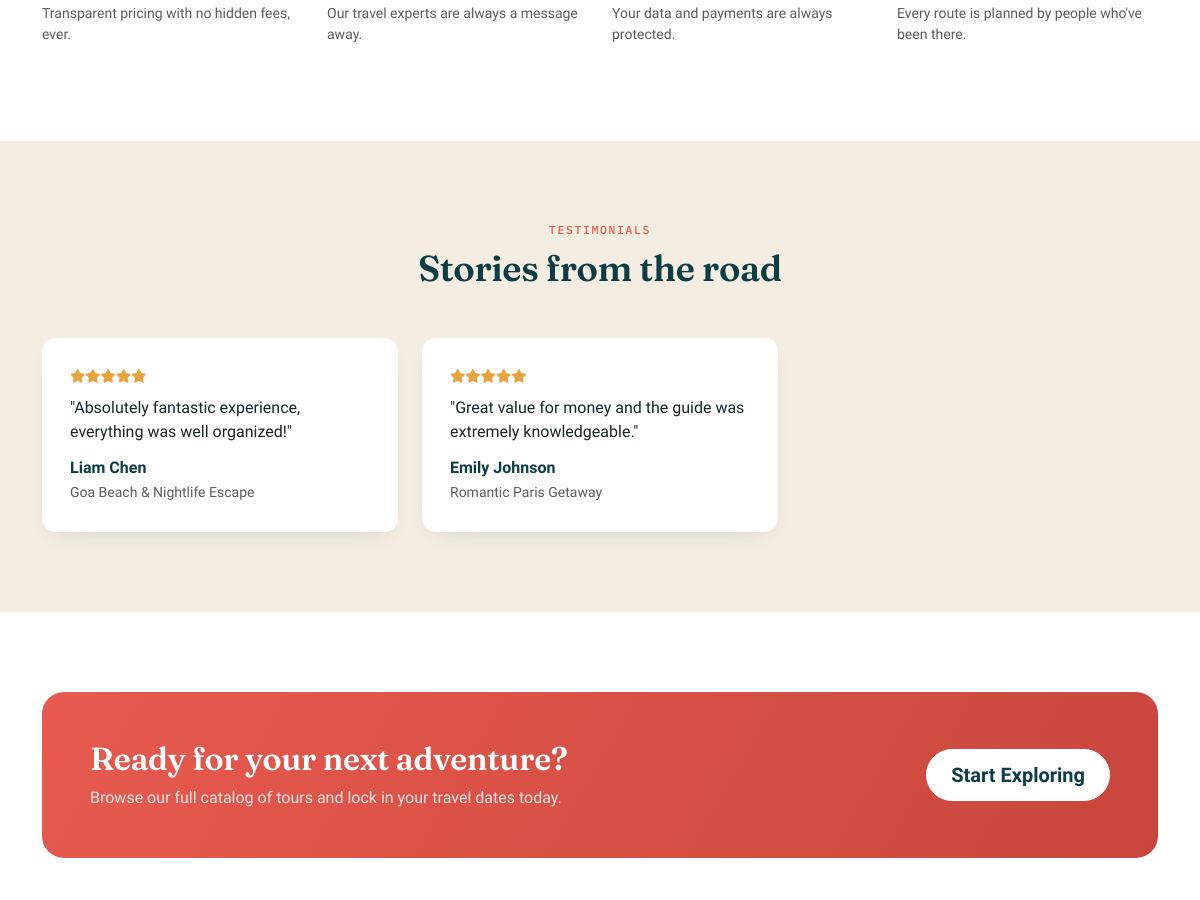
/ (middle part), run on an earlier commit of the app's database.
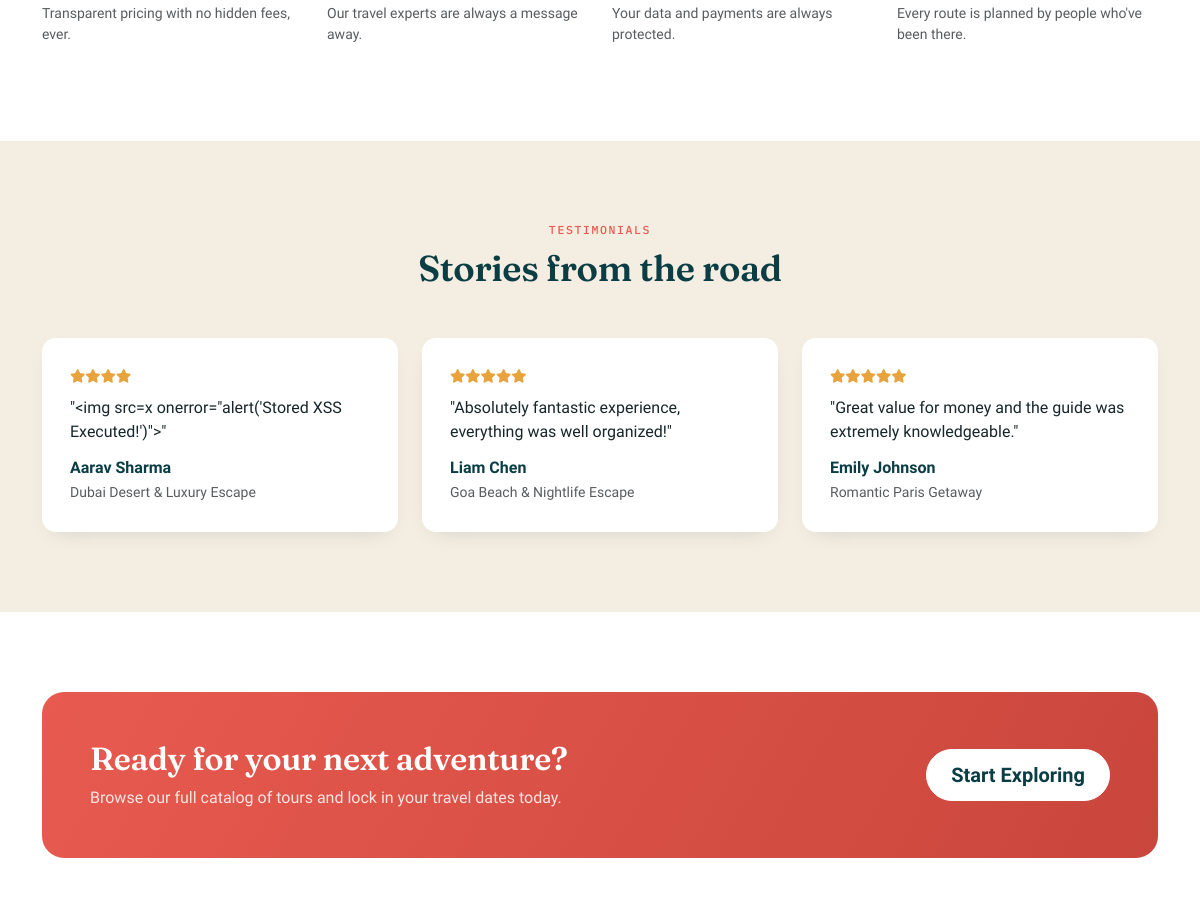
And on a later commit of the database.
### models/feedback.py (models this page shows, shortened)
class Feedback(db.Model):
    __tablename__ = "feedback"
    id = db.Column(db.Integer, primary_key=True)
    user_id = db.Column(db.Integer, db.ForeignKey("users.id"), nullable=False)
    tour_id = db.Column(db.Integer, db.ForeignKey("tours.id"), nullable=False)
    booking_id = db.Column(db.Integer, db.ForeignKey("bookings.id"), nullable=True)
    rating = db.Column(db.Integer, nullable=False, default=5)  # 1-5
    comment = db.Column(db.Text, nullable=False, default="")
    created_at = db.Column(db.DateTime, default=datetime.utcnow)

### models/user.py (models this page shows, shortened)
class User(db.Model):
    __tablename__ = "users"
    id = db.Column(db.Integer, primary_key=True)
    name = db.Column(db.String(120), nullable=False)
    email = db.Column(db.String(150), unique=True, nullable=False, index=True)
    phone = db.Column(db.String(20), nullable=True)
    password_hash = db.Column(db.String(255), nullable=False)
    role = db.Column(db.String(20), nullable=False, default="user")  # 'user' or 'admin'
    reward_points = db.Column(db.Integer, default=100, nullable=False)
    referral_code = db.Column(db.String(30), unique=True, nullable=True)
    is_active = db.Column(db.Boolean, default=True, nullable=False)
    created_at = db.Column(db.DateTime, default=datetime.utcnow)
    bookings = db.relationship("Booking", backref="user", lazy=True, cascade="all, delete-orphan")
    feedbacks = db.relationship("Feedback", backref="user", lazy=True, cascade="all, delete-orphan")
    favorites = db.relationship("Favorite", backref="user", lazy=True, cascade="all, delete-orphan")

### models/tour.py (models this page shows, shortened)
class Tour(db.Model):
    __tablename__ = "tours"
    id = db.Column(db.Integer, primary_key=True)
    name = db.Column(db.String(150), nullable=False)
    destination = db.Column(db.String(100), nullable=False, index=True)
    category = db.Column(db.String(50), nullable=False, default="General")
    description = db.Column(db.Text, nullable=False, default="")
    itinerary = db.Column(db.Text, nullable=True)
    duration = db.Column(db.String(50), nullable=False, default="")  # e.g. "5 Days / 4 Nights"
    price = db.Column(db.Float, nullable=False, default=0.0)
    child_price = db.Column(db.Float, nullable=False, default=0.0)
    available_seats = db.Column(db.Integer, nullable=False, default=0)
    start_date = db.Column(db.Date, nullable=True)
    end_date = db.Column(db.Date, nullable=True)
    image_url = db.Column(db.String(400), nullable=True)
    included = db.Column(db.Text, nullable=True)
    excluded = db.Column(db.Text, nullable=True)
    rating = db.Column(db.Float, nullable=False, default=4.5)
    difficulty = db.Column(db.String(30), nullable=False, default="Easy")  # Easy, Moderate, Challenging, Expedition
    season = db.Column(db.String(30), nullable=False, default="All Year")   # Spring, Summer, Autumn, Winter, All Year
    tags = db.Column(db.String(200), nullable=True, default="Popular, Recommended")  # Comma separated
    latitude = db.Column(db.Float, nullable=True, default=46.8182)
    longitude = db.Column(db.Float, nullable=True, default=8.2275)
    max_seats = db.Column(db.Integer, nullable=False, default=30)
    is_active = db.Column(db.Boolean, default=True, nullable=False)
    created_at = db.Column(db.DateTime, default=datetime.utcnow)
    bookings = db.relationship("Booking", backref="tour", lazy=True)
    feedbacks = db.relationship("Feedback", backref="tour", lazy=True)
    favorited_by = db.relationship("Favorite", backref="tour", lazy=True)
    def average_rating(self):
        if not self.feedbacks:
            return self.rating
        vals = [f.rating for f in self.feedbacks]
        return round(sum(vals) / len(vals), 1)

### routes/main.py (the view)
@main_bp.route("/")
def home():
    featured_tours = (
        Tour.query.filter_by(is_active=True).order_by(Tour.rating.desc()).limit(6).all()
    )
    seen = set()
    destinations = []
    for tour in Tour.query.filter_by(is_active=True).order_by(Tour.rating.desc()).all():
        if tour.destination not in seen:
            seen.add(tour.destination)
            destinations.append((tour.destination, tour.image_url))
        if len(destinations) >= 8:
            break
    testimonials = (
        Feedback.query.filter(Feedback.rating >= 4)
        .order_by(Feedback.created_at.desc())
        .limit(6)
        .all()
    )
    return render_template(
        "home.html",
        featured_tours=featured_tours,
        destinations=destinations,
        testimonials=testimonials,
    )

### routes/main.py (called while the page is built)
@main_bp.app_context_processor
def inject_globals():
    from flask import session
    security_mode = session.get("security_mode", "ON")
    return {
        "current_user": get_current_user(),
        "security_mode": security_mode
    }

### routes/utils.py (called while the page is built)
def get_current_user():
    user_id = session.get("user_id")
    if not user_id:
        return None
    return db.session.get(User, user_id)

### templates/home.html (shortened to what this page needs)
{% extends "base.html" %}
{% block content %}
<section class="wf-section wf-section-white">
    <div class="container">
        <div class="row g-4 text-center text-md-start">
            <div class="col-md-3 col-6">
                <p class="text-muted small">Transparent pricing with no hidden fees, ever.</p>
            </div>
            <div class="col-md-3 col-6">
                <p class="text-muted small">Our travel experts are always a message away.</p>
            </div>
            <div class="col-md-3 col-6">
                <p class="text-muted small">Your data and payments are always protected.</p>
            </div>
            <div class="col-md-3 col-6">
                <p class="text-muted small">Every route is planned by people who've been there.</p>
            </div>
        </div>
    </div>
</section>
<section class="wf-section wf-section-sand">
    <div class="container">
        <div class="wf-section-head">
            <div class="wf-eyebrow">Testimonials</div>
            <h2>Stories from the road</h2>
        </div>
        <div class="row g-4">
            {% for t in testimonials %}
            <div class="col-md-4">
                <div class="wf-testimonial">
                    <div class="stars">
                        {% for i in range(t.rating) %}<i class="fa-solid fa-star"></i>{% endfor %}
                    </div>
                    <p class="mb-0">"{{ t.comment }}"</p>
                    <div class="wf-testimonial-author">{{ t.user.name }}</div>
                    <small class="text-muted">{{ t.tour.name }}</small>
                </div>
            </div>
            {% endfor %}
        </div>
    </div>
</section>
<section class="wf-section wf-section-white">
    <div class="container">
        <div class="wf-cta">
            <div class="row align-items-center">
                <div class="col-lg-8">
                    <h2 class="text-white mb-2">Ready for your next adventure?</h2>
                    <p class="mb-lg-0" style="color: rgba(255,255,255,0.85);">Browse our full catalog of tours and lock in your travel dates today.</p>
                </div>
                <div class="col-lg-4 text-lg-end mt-3 mt-lg-0">
                    <a href="{{ url_for('tours.list_tours') }}" class="btn wf-btn-light btn-lg">Start Exploring</a>
                </div>
            </div>
        </div>
    </div>
</section>
{% endblock %}

What changed in the data, as far as the page shows it:
added Feedback: rating 4 (drawn), comment "<img src=x onerror=\"alert('Stored XSS Executed!')\">", user.name "Aarav Sharma", tour.name "Dubai Desert & Luxury Escape"
